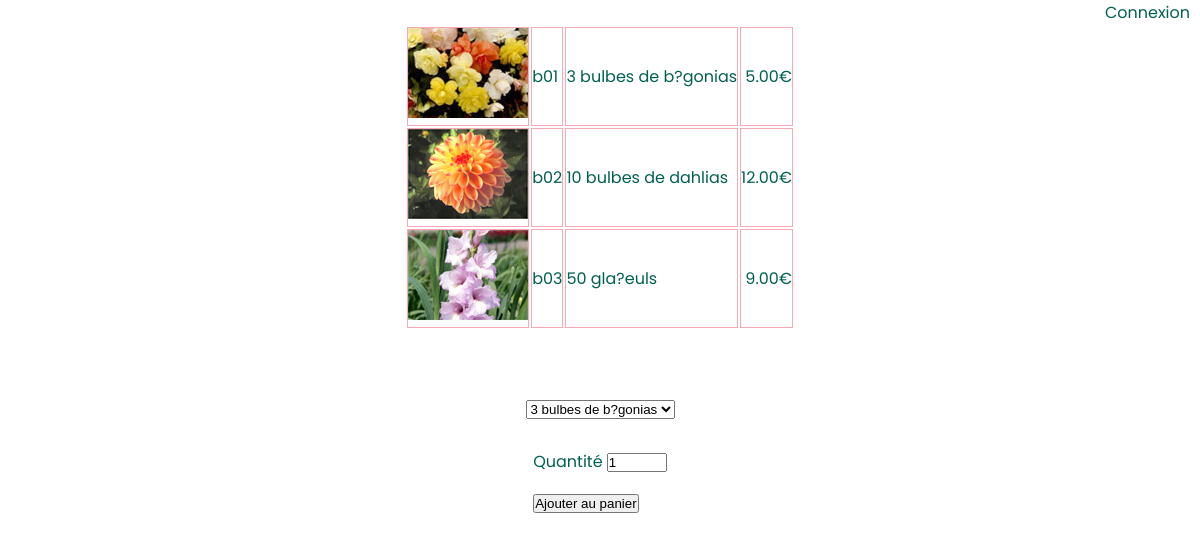
Page /listePdt.php?categorie=bul on the committed database.
### tables this page shows
CREATE TABLE `produit` (
  `pdt_ref` char(3) NOT NULL DEFAULT '',
  `pdt_designation` varchar(50) NOT NULL DEFAULT '',
  `pdt_prix` decimal(5,2) NOT NULL DEFAULT '0.00',
  `pdt_image` varchar(50) NOT NULL DEFAULT '',
  `pdt_categorie` char(3) NOT NULL DEFAULT ''
);

### listePdt.php (the view, shortened to what this page needs)
<?php
include "connexionbdd.php";
?>
<!DOCTYPE html>
<html>
<head>
  <link rel="stylesheet" href="css/style.css" />
</head>
<body>
  <?php if (isset($_SESSION["username"])) {
    echo  "<a class ='logout'href='deconnexion.php' target='titre'>Deconnexion<a><br>";
  } else {
    echo  "<a class ='logout'href='login.php' target='titre'>Connexion<a><br>";
  }
  echo  '<table class="catag">';
  $dbhq = 'SELECT * FROM produit WHERE pdt_categorie="' . $_GET['categorie'] . '"';
  foreach ($bdd->query($dbhq) as $row) {
    echo '<tr>';
    echo '<td align=center><img src="images/' . $row['pdt_image'] . '.jpg" /></td>';
    echo '<td>' . $row['pdt_ref'] . '</td>';
    echo '<td>' . $row['pdt_designation'] . '</td>';
    echo '<td align=right>' . $row['pdt_prix'] . '€</td>';
    echo '</tr>';
  }
  echo '</table>';
  echo '<br>';
  echo '<br>';
  echo '<form class ="form-panier"action="panier.php" target="" method="POST">';
  echo '<select class="input-panier" name="design" size="1">';
  foreach ($bdd->query($dbhq) as $row) {
    echo '<option value="' . $row['pdt_designation'] . '">' . $row['pdt_designation'] . '</option>';
  }
  echo '</select>';
  echo '<span class="input-panier">Quantité <input type="number" name="quantite2" value="1" min="1" max="100">';
  echo '<br>';
  echo '<input class="input-panier" type="submit" name="action" value="Ajouter au panier"/>';
  echo '</form>';
  ?>
</body>
</html>

### css/style.css (style rules this page uses)
body { font-family: "Poppins", sans-serif; }
a { text-decoration: none; color: #006052; }
.logout { position: absolute; right: 0; top: 0; margin-right: 10px; }
.catag { display: flex; justify-content: center; align-items: center; }
td, th { border: 0.5px solid rgb(250, 167, 181); }
.form-panier { display: flex; justify-content: center; align-items: center; flex-direction: column; }
.input-panier { margin-top: 20px; margin-bottom: 10px; }

### rows in the picture
produit: pdt_image (picture), pdt_ref "b01", pdt_designation "3 bulbes de b?gonias", pdt_prix "5.00"
produit: pdt_image (picture), pdt_ref "b02", pdt_designation "10 bulbes de dahlias", pdt_prix "12.00"
produit: pdt_image (picture), pdt_ref "b03", pdt_designation "50 gla?euls", pdt_prix "9.00"

### other values in the picture
form field design "3 bulbes de b?gonias"
